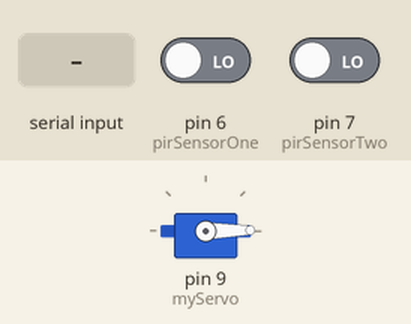
Bench run of a sketch on a simulated Arduino Uno, built with avr-gcc and run on an emulated ATmega328P. Parts: servo. Inputs (shaded band) come from the test bench; at power-on: pin 6 (pirSensorOne) LOW, pin 7 (pirSensorTwo) LOW.

Above: at 1.3 s.
1.4 s: "1" received over the second serial link
At 2.17 s:
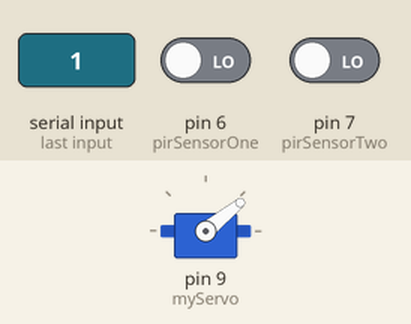
At 5.3 s:
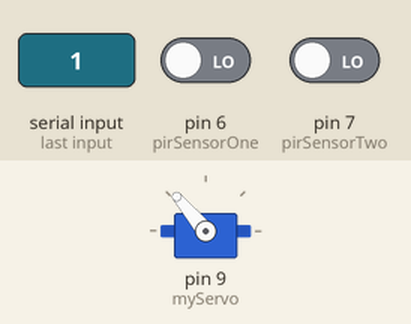
Timing chart, 0 to 6.8 s (numbered marks = the images above; inputs shaded):
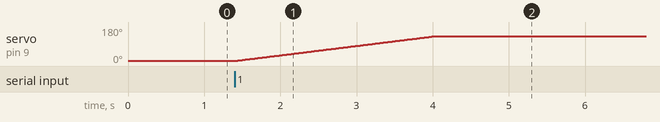

The sketch:

PlasticArm.ino
```cpp
#include<SoftwareSerial.h>
#include<Servo.h>
#include <SimpleTimer.h>
#define rxPinPlastic 4
#define txPinPlastic 5
#define pirSensorOne 6
#define pirSensorTwo 7

SoftwareSerial arduinoCore = SoftwareSerial(rxPinPlastic,txPinPlastic);

Servo myServo;
int pos = 0;
bool isOpened = 0;

bool signalPIR = 0;
bool full = 0;

SimpleTimer timer;

void setup() {
  // put your setup code here, to run once:
  pinMode(rxPinPlastic,INPUT);
  pinMode(txPinPlastic,OUTPUT);
  pinMode(pirSensorOne,INPUT);
  pinMode(pirSensorTwo,INPUT);
  myServo.attach(9);
  timer.setInterval(10000);
  initServo();
  Serial.begin(9600);
  arduinoCore.begin(9600);
  while(!arduinoCore){;}
}

void loop() {
  // put your main code here, to run repeatedly:
  arduinoCore.listen();
  if(arduinoCore.available()){
    char c = arduinoCore.read();
    if(c=='1'){
      openBasket();
    }
  }
}

void openBasket(){
  if(isOpened==0){
    for(pos=1; pos<=130; pos+=1){
      myServo.write(pos);
      delay(20);
    }
    isOpened = 1;
    checkTrash();
  }
}

void closeBasket(){
  if(isOpened==1){
    for(pos=130; pos>=1; pos-=1){
    myServo.write(pos);
    delay(20);
  }
    isOpened = 0;
    arduinoCore.print(full);
  }
}

void initServo(){
  myServo.write(1);
  delay(100);
}

void checkTrash(){
  timer.reset();
  while(timer.isReady()==0){
    signalPIR = getSignalFromSensors();
    if(signalPIR==1){
      timer.reset();
      delay(3000);
      break;
    }
    delay(50);
  }
  signalPIR = 0;
  closeBasket();
}

bool getSignalFromSensors(){
  bool sensorValue = 0;
  if(digitalRead(pirSensorOne)==1){
     sensorValue = 1;
     for(int k=0; k<1499; k++){
      if(digitalRead(pirSensorTwo)==1){
        full=0;
        break;
      }
      full=1;
      delay(1);
     }
  }else if(digitalRead(pirSensorTwo)==1){
    sensorValue = 1;
    full = 0;
  }
  return sensorValue;
}
```

Measured:
- after the input at 1.4 s, servo on pin 9 (myServo): moves from 1° to 130° over 2.6 s, starting at once
